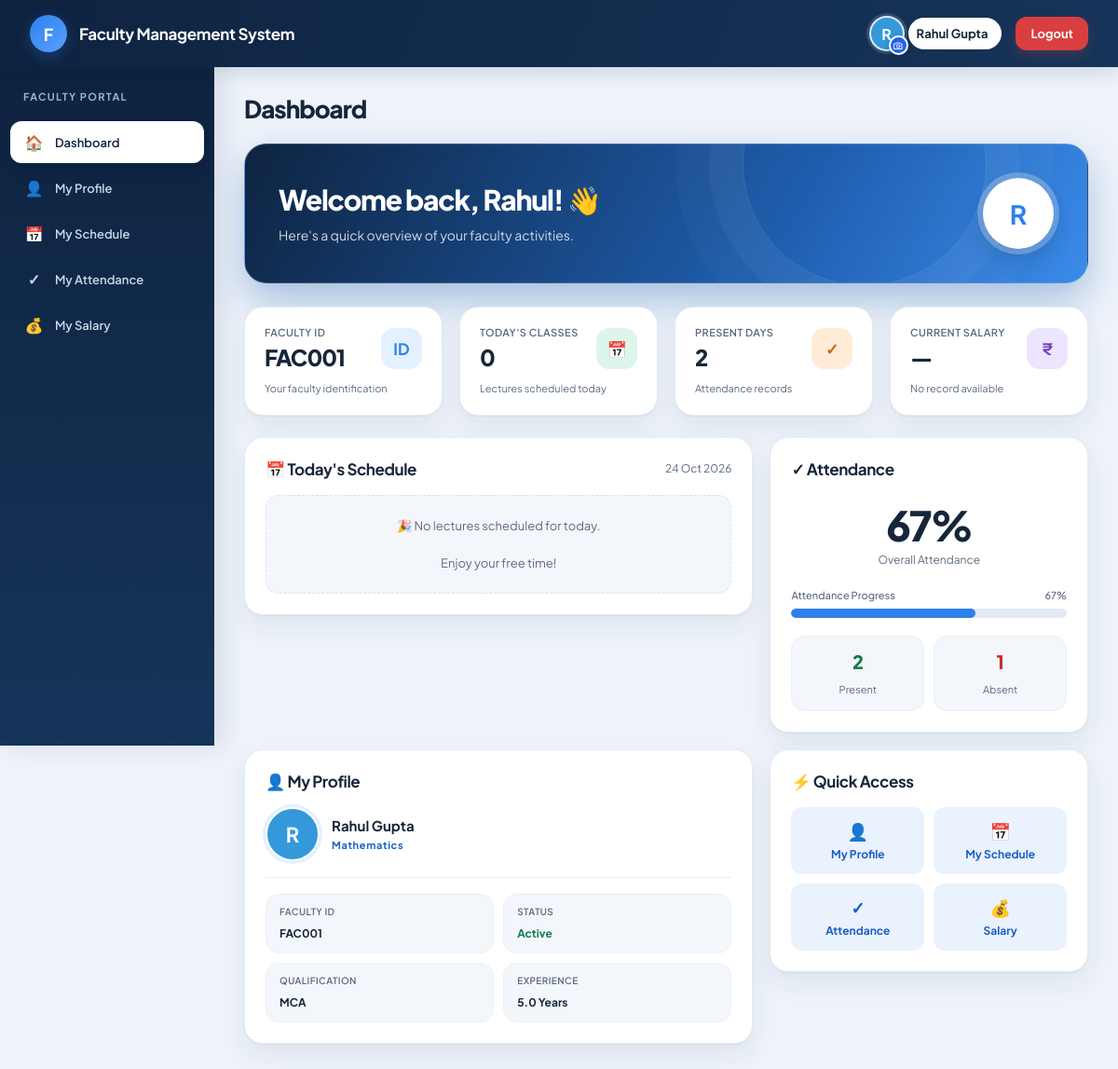
Page /faculty-dashboard/ (signed in) on the committed database.
### faculty/models.py (models this page shows)
class Faculty(models.Model):
    FacultyID = models.CharField(max_length=10, primary_key=True)
    Password = models.CharField(max_length=255, blank=True)
    ProfilePhoto = models.ImageField(upload_to="faculty_photos/", blank=True)
    FirstName = models.CharField(max_length=50)
    LastName = models.CharField(max_length=50)
    Gender = models.CharField(max_length=20)
    DOB = models.DateField()
    Email = models.EmailField()
    ContactNumber = models.CharField(max_length=10)
    Address = models.TextField()
    Qualification = models.CharField(max_length=100)
    Designation = models.CharField(max_length=100)
    JoiningDate = models.DateField()
    Experience = models.DecimalField(max_digits=4, decimal_places=1)
    Status = models.CharField(max_length=20)

### faculty/views.py (the view)
def faculty_dashboard(request):
    faculty_id = request.session.get("faculty_id")
    if not faculty_id:
        return redirect("login")
    faculty = get_object_or_404(
        Faculty,
        FacultyID=faculty_id
    )
    if request.method == "POST":
        _save_faculty_profile_photo(request, faculty)
        return redirect("faculty_dashboard")
    today = timezone.localdate()
    today_schedules = Schedule.objects.filter(
        FacultyID=faculty,
        Date=today
    ).order_by(
        "StartTime"
    )
    attendance_records = Attendance.objects.filter(
        FacultyID=faculty
    )
    present_days = attendance_records.filter(
        Status="Present"
    ).count()
    absent_days = attendance_records.filter(
        Status="Absent"
    ).count()
    total_days = present_days + absent_days
    if total_days > 0:
        attendance_percentage = round(
            (present_days / total_days) * 100
        )
    else:
        attendance_percentage = 0
    current_month = today.month
    current_year = today.year
    current_salary = Salary.objects.filter(
        FacultyID=faculty,
        Month=current_month,
        Year=current_year
    ).order_by("-SalaryID").first()
    return render(
        request,
        "faculty_dashboard.html",
        {
            "faculty": faculty,
            "today": today,
            "today_schedules": today_schedules,
            "present_days": present_days,
            "absent_days": absent_days,
            "total_days": total_days,
            "attendance_percentage": attendance_percentage,
            "current_salary": current_salary
        }
    )

### templates/faculty_dashboard.html (shortened to what this page needs)
{% load static %}
<!DOCTYPE html>
<html lang="en">
<head>
<link rel="stylesheet" href="{% static 'style.css' %}">
</head>
<body>
<header class="top-header">
<div class="logo-section">
    <div class="logo">
        F
    </div>
    <div class="system-name">
        Faculty Management System
    </div>
</div>
<div class="faculty-name">
    <form class="faculty-photo-form" id="facultyPhotoForm" method="POST" enctype="multipart/form-data">
        <div class="faculty-avatar">
            {% if faculty.ProfilePhoto %}
                <img src="{{ faculty.ProfilePhoto.url }}" alt="Faculty profile photo">
            {% else %}
                {{ faculty.FirstName|first|upper }}
            {% endif %}
        </div>
        <label class="faculty-photo-trigger" for="facultyPhotoInput" aria-label="Upload profile photo" title="Upload profile photo">
            <svg viewBox="0 0 24 24" aria-hidden="true">
                <path d="M4 8h3l1.5-2h7L17 8h3v11H4z"></path>
                <circle cx="12" cy="13" r="3.5"></circle>
            </svg>
        </label>
    </form>
    <span>
        {{ faculty.FirstName }} {{ faculty.LastName }}
    </span>
    <a href="{% url 'logout' %}" class="logout-btn">
        Logout
    </a>
</div>
</header>
<div class="layout">
<aside class="sidebar">
    <div class="sidebar-title">
        Faculty Portal
    </div>
    <ul>
        <li>
            <a href="{% url 'faculty_dashboard' %}" class="active">
                <span class="menu-icon">🏠</span>
                Dashboard
            </a>
        </li>
        <li>
            <a href="{% url 'faculty_profile' %}">
                <span class="menu-icon">👤</span>
                My Profile
            </a>
        </li>
        <li>
            <a href="{% url 'faculty_schedule' %}">
                <span class="menu-icon">📅</span>
                My Schedule
            </a>
        </li>
        <li>
            <a href="{% url 'faculty_attendance' %}">
                <span class="menu-icon">✓</span>
                My Attendance
            </a>
        </li>
        <li>
            <a href="{% url 'faculty_salary' %}">
                <span class="menu-icon">💰</span>
                My Salary
            </a>
        </li>
    </ul>
</aside>
<main class="main-content">
    <div class="page-header">
        <h1>
            Dashboard
        </h1>
    </div>
    <div class="welcome-banner">
        <div class="welcome-text">
            <h1>
                Welcome back, {{ faculty.FirstName }}! 👋
            </h1>
            <p>
                Here's a quick overview of your faculty activities.
            </p>
        </div>
        <div class="large-avatar">
            {% if faculty.ProfilePhoto %}
                <img src="{{ faculty.ProfilePhoto.url }}" alt="Faculty profile photo">
            {% else %}
                {{ faculty.FirstName|first|upper }}
            {% endif %}
        </div>
    </div>
    <div class="dashboard-cards">
        <div class="dashboard-card">
            <div class="card-top">
                <div>
                    <div class="card-title">
                        Faculty ID
                    </div>
                    <div class="card-value">
                        {{ faculty.FacultyID }}
                    </div>
                </div>
                <div class="card-icon blue-icon">
                    ID
                </div>
            </div>
            <div class="card-subtitle">
                Your faculty identification
            </div>
        </div>
        <div class="dashboard-card">
            <div class="card-top">
                <div>
                    <div class="card-title">
                        Today's Classes
                    </div>
                    <div class="card-value">
                        {{ today_schedules|length }}
                    </div>
                </div>
                <div class="card-icon green-icon">
                    📅
                </div>
            </div>
            <div class="card-subtitle">
                Lectures scheduled today
            </div>
        </div>
        <div class="dashboard-card">
            <div class="card-top">
                <div>
                    <div class="card-title">
                        Present Days
                    </div>
                    <div class="card-value">
                        {{ present_days }}
                    </div>
                </div>
                <div class="card-icon orange-icon">
                    ✓
                </div>
            </div>
            <div class="card-subtitle">
                Attendance records
            </div>
        </div>
        <div class="dashboard-card">
            <div class="card-top">
                <div>
                    <div class="card-title">
                        Current Salary
                    </div>
                    <div class="card-value">
                        {% if current_salary %}
                            ₹{{ current_salary.NetSalary }}
                        {% else %}
                            —
                        {% endif %}
                    </div>
                </div>
                <div class="card-icon purple-icon">
                    ₹
                </div>
            </div>
            <div class="card-subtitle">
                {% if current_salary %}
                    Current salary record
                {% else %}
                    No record available
                {% endif %}
            </div>
        </div>
    </div>
    <div class="dashboard-grid">
        <section class="dashboard-section">
            <div class="section-header">
                <h2>
                    📅 Today's Schedule
                </h2>
                <span>
                    {{ today|date:"d M Y" }}
                </span>
            </div>
            {% if today_schedules %}
                {% for schedule in today_schedules %}
                    <div class="lecture-card">
                        <div class="lecture-time">
                            🕐
                            {{ schedule.StartTime|time:"h:i A" }}
                            -
                            {{ schedule.EndTime|time:"h:i A" }}
                        </div>
                        <div class="lecture-subject">
                            {{ schedule.Subject }}
                        </div>
                        <div class="lecture-details">
                            <span class="lecture-detail">
                                Standard:
                                {{ schedule.Standard|default:"Not Set" }}
                            </span>
                            <span class="lecture-detail">
                                Room:
                                {{ schedule.RoomNumber|default:"Not Set" }}
                            </span>
                        </div>
                    </div>
                {% endfor %}
            {% else %}
                <div class="no-data">
                    🎉 No lectures scheduled for today.
                    <br><br>
                    Enjoy your free time!
                </div>
            {% endif %}
        </section>
        <section class="dashboard-section">
            <div class="section-header">
                <h2>
                    ✓ Attendance
                </h2>
            </div>
            <div class="attendance-summary">
                <div class="attendance-number">
                    {{ attendance_percentage }}%
                </div>
                <div class="attendance-label">
                    Overall Attendance
                </div>
            </div>
            <div class="progress-container">
                <div class="progress-header">
                    <span>
                        Attendance Progress
                    </span>
                    <span>
                        {{ attendance_percentage }}%
                    </span>
                </div>
                <div class="progress-bar">
                    <div
                        class="progress-fill"
                        style="width: {{ attendance_percentage }}%;"
                        role="progressbar"
                        aria-label="Attendance progress"
                        aria-valuemin="0"
                        aria-valuemax="100"
                        aria-valuenow="{{ attendance_percentage }}"></div>
                </div>
            </div>
            <div class="attendance-stats">
                <div class="attendance-box">
                    <strong>
                        {{ present_days }}
                    </strong>
                    <span>
                        Present
                    </span>
                </div>
                <div class="attendance-box">
                    <strong>
                        {{ absent_days }}
                    </strong>
                    <span>
                        Absent
                    </span>
                </div>
            </div>
        </section>
    </div>
    <div class="dashboard-grid">
        <section class="dashboard-section">
            <div class="section-header">
                <h2>
                    👤 My Profile
                </h2>
            </div>
            <div class="profile-mini">
                <div class="profile-avatar">
                    {% if faculty.ProfilePhoto %}
                        <img src="{{ faculty.ProfilePhoto.url }}" alt="Faculty profile photo">
                    {% else %}
                        {{ faculty.FirstName|first|upper }}
                    {% endif %}
                </div>
                <div>
                    <div class="profile-name">
                        {{ faculty.FirstName }} {{ faculty.LastName }}
                    </div>
                    <div class="profile-role">
                        {{ faculty.Designation }}
                    </div>
                </div>
            </div>
            <div class="profile-details">
                <div class="profile-detail">
                    <span>
                        Faculty ID
                    </span>
                    <strong>
                        {{ faculty.FacultyID }}
                    </strong>
                </div>
                <div class="profile-detail">
                    <span>
                        Status
                    </span>
                    <strong>
                        {{ faculty.Status }}
                    </strong>
                </div>
                <div class="profile-detail">
                    <span>
                        Qualification
                    </span>
                    <strong>
                        {{ faculty.Qualification }}
                    </strong>
                </div>
                <div class="profile-detail">
                    <span>
                        Experience
                    </span>
                    <strong>
                        {{ faculty.Experience }} Years
                    </strong>
                </div>
            </div>
        </section>
        <section class="dashboard-section">
            <div class="section-header">
                <h2>
                    ⚡ Quick Access
                </h2>
            </div>
            <div class="quick-actions">
                <a href="{% url 'faculty_profile' %}" class="quick-action">
                    <span class="quick-action-icon">
                        👤
                    </span>
                    My Profile
                </a>
                <a href="{% url 'faculty_schedule' %}" class="quick-action">
                    <span class="quick-action-icon">
                        📅
                    </span>
                    My Schedule
                </a>
                <a href="#" class="quick-action">
                    <span class="quick-action-icon">
                        ✓
                    </span>
                    Attendance
                </a>
                <a href="#" class="quick-action">
                    <span class="quick-action-icon">
                        💰
                    </span>
                    Salary
                </a>
            </div>
        </section>
    </div>
</main>
</div>
</body>
</html>

### static/style.css (style rules this page uses)
* { box-sizing: border-box; }
body { margin: 0; padding: 0; font-family: Arial, sans-serif; background: #c9c1c1; color: #333; }
a { text-decoration: none; }
.sidebar { width: 240px; min-width: 240px; background: #34495e; min-height: 100vh; flex-shrink: 0; }
.main-content { flex: 1; min-width: 0; background: #f5f5f5; }
.dashboard-cards { display: grid; grid-template-columns: repeat(4, 1fr); gap: 20px; margin-bottom: 30px; }
.dashboard-card { background: white; padding: 20px; border-radius: 8px; box-shadow: 0 2px 8px rgba(0, 0, 0, 0.08); }

### rows in the picture
Faculty: FirstName|first "R", FirstName "Rahul", LastName "Gupta", FacultyID "FAC001", Designation "Mathematics", Status "Active", Qualification "MCA", Experience "5.0"

### other values in the picture
{{ today_schedules|length }} "0"
{{ present_days }} "2"
{{ today|date:"d M Y" }} "24 Oct 2026"
{{ attendance_percentage }} "67"
{{ absent_days }} "1"
